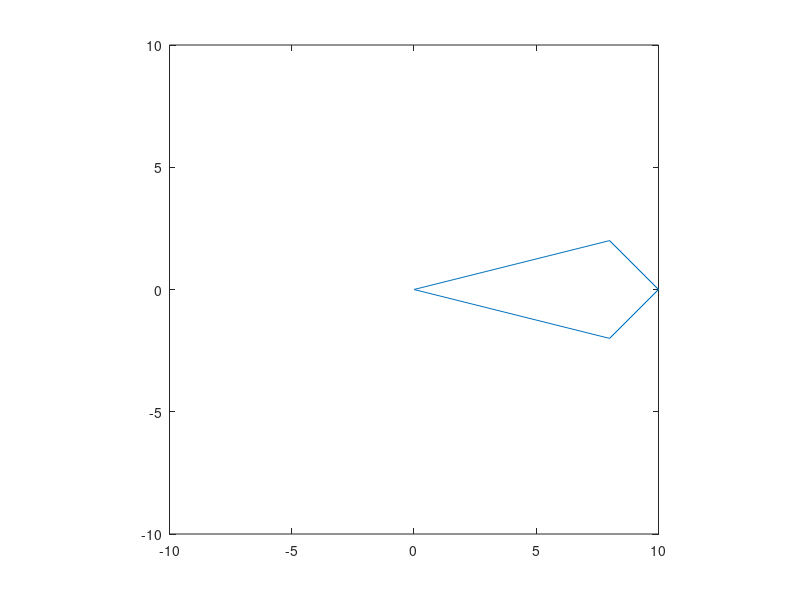
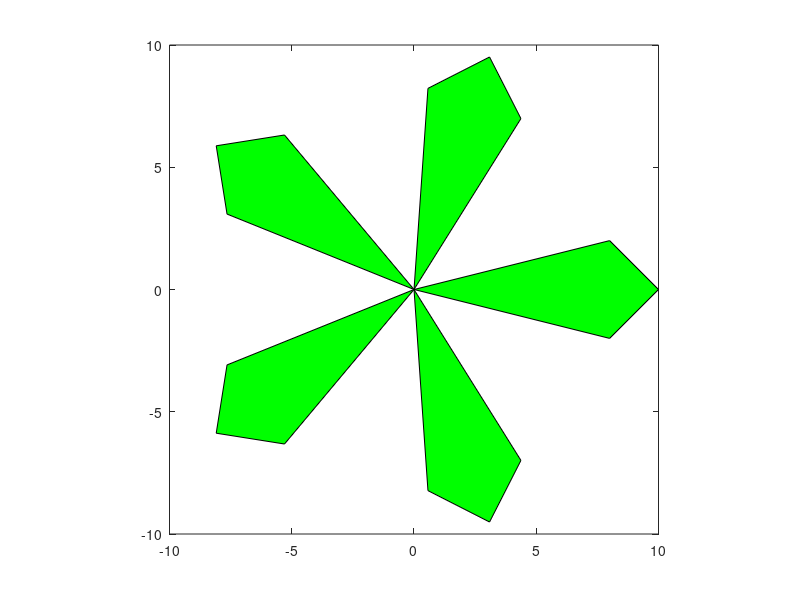

These figures' MATLAB source, in order:
% (a)
clear all;
close all;
A = [0, 8, 10, 8; 0, -2, 0, 2];
figure(1);
plot([A(1, :), A(1, 1)], [A(2, :), A(2, 1)]);
axis square;
axis([-10, 10, -10, 10]);

% (b)
A(:, :, 1) = [0, 8, 10, 8; 0, -2, 0, 2];
angle = 2 * pi / 5;
Ca = cos(angle);
Sa = sin(angle);
R = [Ca, -Sa; Sa, Ca];
for i = 2 : 5
    A(:, :, i) = R * A(:, :, i - 1);
end
figure(2);
for i = 1 : 5
    fill([A(1, :, i), A(1, 1, i)], [A(2, :, i), A(2, 1, i)], 'g');
    axis square;
    hold on
    axis([-10, 10, -10, 10]);
end
